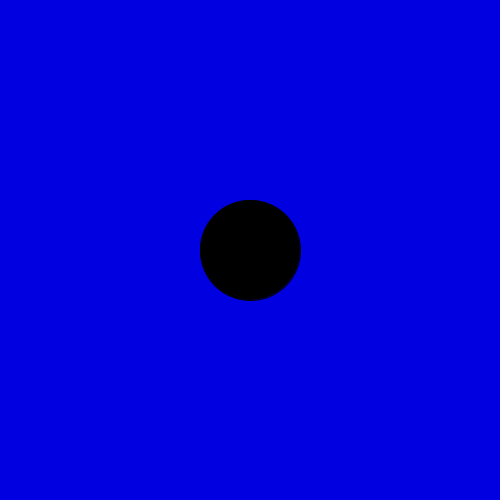
Frame 1 (no input)
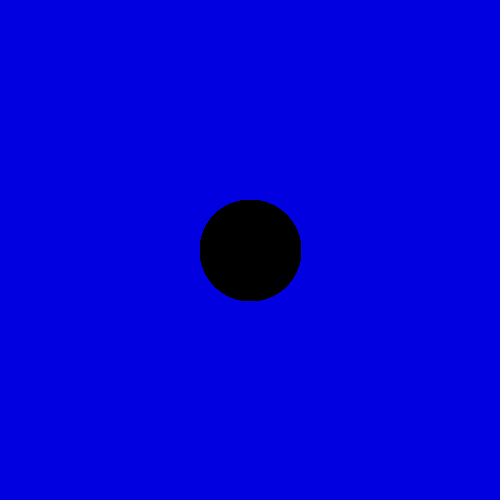
Frame 60 (the mouse pressed at the canvas centre just before this capture)
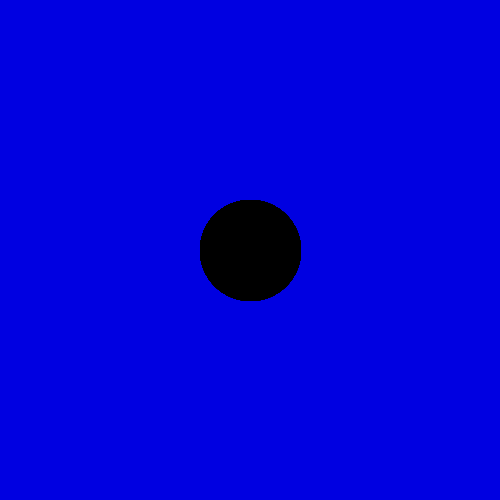
Frame 120 (the mouse held since frame 60 and released just before this capture)

The Processing sketch that drew these frames (run headless with seeded random() and noise(); from frame 60 on, the mouse is pressed at the canvas centre):

// Processing sketch: practiceWBex
// ── practiceWBex.pde
//PRACTICE SKETCH
//by alex

int y=100 ,x=100;
//int m1=500, m2=500;
//float mini = 4.5;
//boolean isHenryHere = false;

float distance;
int xPos, yPos;
boolean isRed = false, On = false;
boolean isInShape = false;
void setup ()

{
  background (0,0,225);
  size  (500,500); // size(width, height)
  xPos = width/2;
  yPos = height/2;
  
 fill(0,0,0);
}

void draw ()
{
  //rectMode(CENTER);
  //rect(width/2-(x/2),height/2-(y/2), x,y);
  //rect(xPos, yPos, x, y);
  
  ellipse(xPos,yPos,x,y);
  //fill(random(70),random(30),random(50));
  //fill(0,0,0);
  
  //println(mouseX,  mouseY);
  
  //distance from center
  //println(abs(mouseX-xPos),  abs(mouseY-yPos));
  
  //int absolute = abs(-10);
  //print(absolute);
  
  distance = dist(mouseX, mouseY, xPos, yPos); 
  println(distance);
  
  if (distance <= 50 ) {
    isInShape=true;
  }else {isInShape=false;}
  
  println(isInShape);
  //pseudo code
  //if dist(50 or less);+
  //mousePressed then color=(255,0,0);
  
  //for holding mouse down
  // if(distance <= 50 && mousePressed && isRed){
  //  isRed = false;
  //  On = false;
  //}
  
  if(isRed) {
    fill(255,0,0);
  } else {
    fill(0,0,0);
  }
}

//single click, do something with it
void mouseClicked() {
    if(distance <= 50 && !On){
    //do something
    isRed = true;
    On = true;
  } else if(distance <= 50 && On) {
    isRed = false;
    On = false;
  }
  
  //move position as well***
}
 
